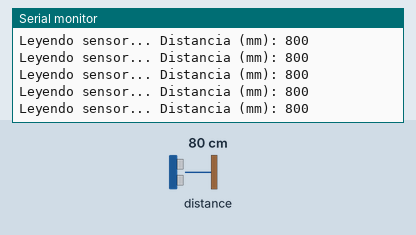
Recording of a sketch running on a simulated Arduino Uno, built with avr-gcc and run on an emulated ATmega328P. On the bench: the last lines printed to the serial monitor. Inputs (shaded band) come from the test bench; at power-on: distance to the obstacle 80 cm.

Above: at 1.2 s.
1.3 s: distance to the obstacle set to 2 cm
At 1.34 s:
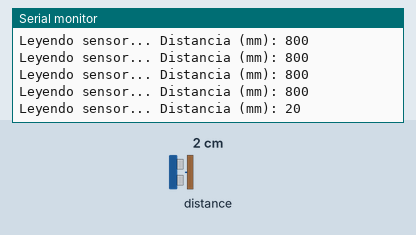
4.3 s: distance to the obstacle set to 18 cm
At 4.3 s:
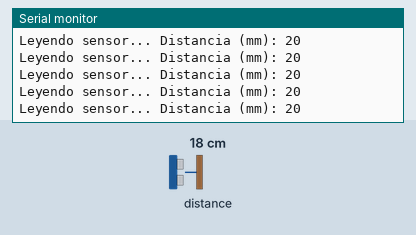
7.3 s: distance to the obstacle set to 120 cm
At 7.35 s:
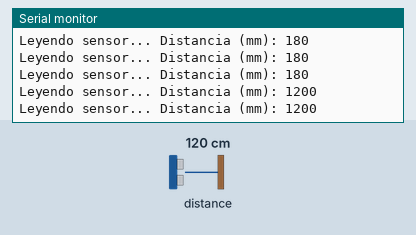
10.3 s: distance to the obstacle set to 250 cm
At 10.32 s:
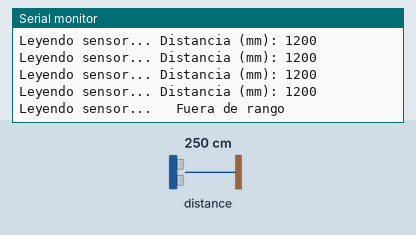
12.2 s: distance to the obstacle set to 4 cm
At 12.22 s:
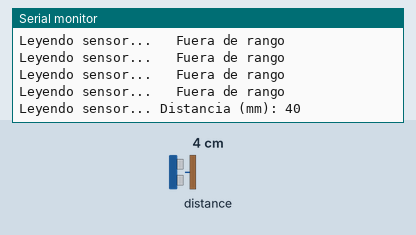
15.2 s: distance to the obstacle set to 35 cm
At 15.27 s:
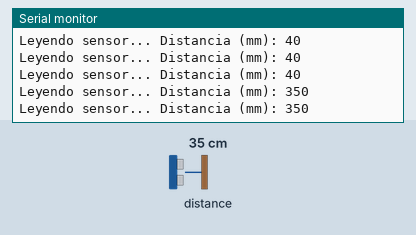
Timing chart, 0 to 18.2 s (numbered marks = the images above; inputs shaded):
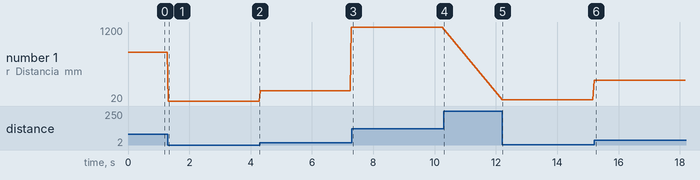

The sketch:

sensorLaserPrueba.ino
```cpp
#include "Adafruit_VL53L0X.h"

Adafruit_VL53L0X lox = Adafruit_VL53L0X();

void setup() {
  Serial.begin(9600);

  // Iniciar sensor
  Serial.println("VL53L0X test");
  if (!lox.begin()) {
    Serial.println(F("Error al iniciar VL53L0X"));
    while(1);
  }
}


void loop() {
  VL53L0X_RangingMeasurementData_t measure;

  Serial.print("Leyendo sensor... ");
  lox.rangingTest(&measure, false); // si se pasa true como parametro, muestra por puerto serie datos de debug

  if (measure.RangeStatus != 4)
  {
    Serial.print("Distancia (mm): ");
   Serial.println(measure.RangeMilliMeter);
  }
  else
  {
    Serial.println("  Fuera de rango ");
  }

  delay(10);
}
```

Measured:
- after the input at 1.3 s, the serial monitor: prints a new line at once (image 1)
- after the input at 7.3 s, the serial monitor: prints a new line at once (image 3)
- after the input at 12.2 s, the serial monitor: prints a new line at once (image 5)
- after the input at 15.2 s, the serial monitor: prints a new line at once (image 6)
- plotted number 1: 800 → 20 after the input at 1.3 s, 20 → 1200 after the input at 4.3 s, 1200 → 40 after the input at 12.2 s, 40 → 350 after the input at 15.2 s
